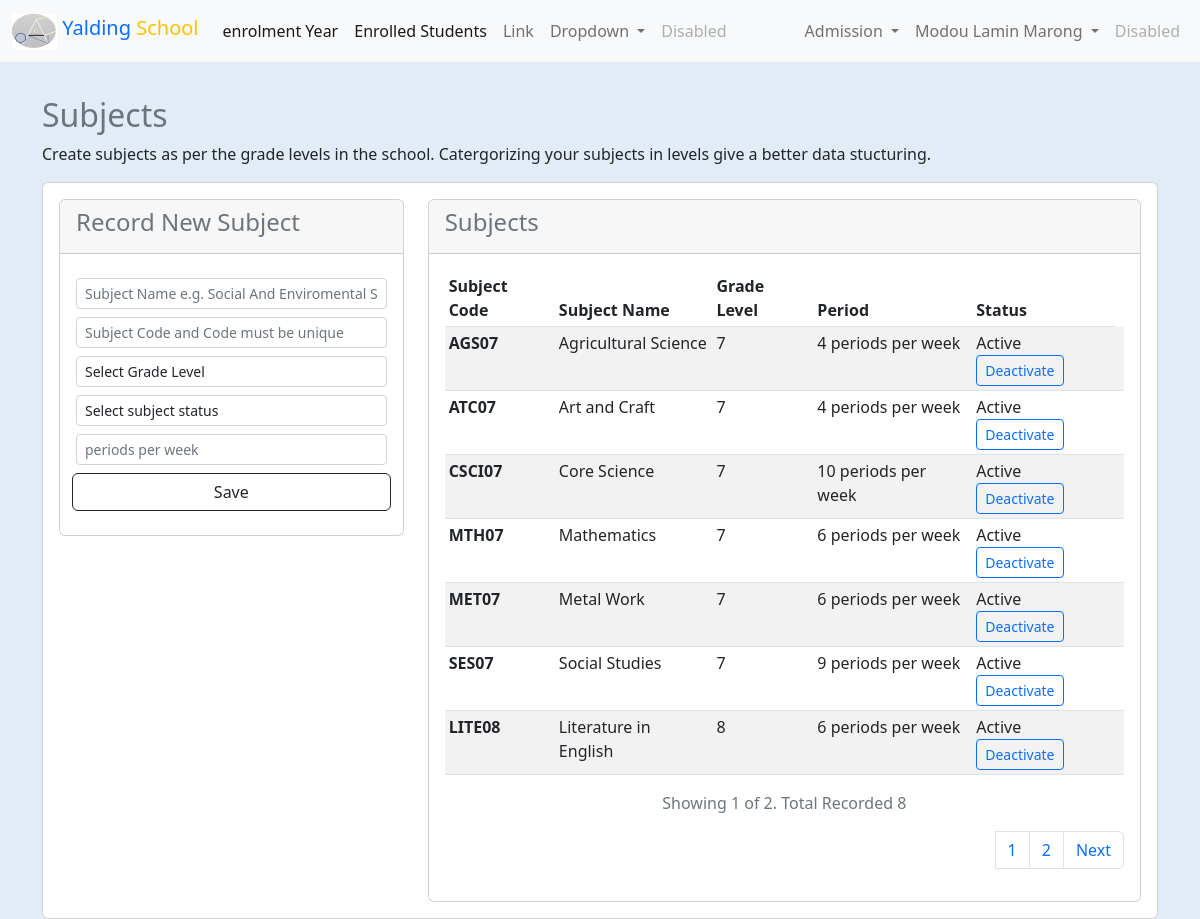
The app's page /app/users/admin/school/subjects.php (signed in) with its own data.
### tables this page shows
CREATE TABLE `users` (
  `user_id` int(11) NOT NULL,
  `full_name` varchar(100) NOT NULL,
  `email` varchar(100) DEFAULT NULL,
  `user_name` varchar(150) NOT NULL,
  `password` varchar(200) NOT NULL,
  `user_role` varchar(75) DEFAULT NULL,
  `user_type` tinyint(4) NOT NULL DEFAULT 2,
  `gender` varchar(10) DEFAULT NULL,
  `tele` varchar(50) DEFAULT NULL,
  `mobile` varchar(50) DEFAULT NULL,
  `address` varchar(15) DEFAULT NULL,
  `join_date` timestamp NULL DEFAULT current_timestamp(),
  `last_login` timestamp NULL DEFAULT NULL,
  `change_password` tinyint(4) NOT NULL DEFAULT 0,
  `status` tinyint(4) NOT NULL DEFAULT 0,
  `permission` tinyint(4) NOT NULL DEFAULT 1,
  `deleted` tinyint(4) NOT NULL DEFAULT 0
);

CREATE TABLE `subjects` (
  `subj_id` int(11) NOT NULL,
  `subj_name` varchar(200) NOT NULL,
  `subj_code` varchar(100) NOT NULL,
  `subj_grade_level` tinyint(4) NOT NULL,
  `subj_status` tinyint(4) NOT NULL,
  `subj_period` varchar(50) NOT NULL,
  `inputted_by` varchar(100) NOT NULL,
  `inputted_at` datetime NOT NULL DEFAULT current_timestamp(),
  `updated_by` varchar(100) NOT NULL,
  `updated_at` timestamp NULL DEFAULT NULL
);

### core/init.php (called while the page is built, shortened)
<?php
$db = mysqli_connect(DB_HOST, DB_USER, DB_PASSWORD, DB);
if (isset($_SESSION['ADMIN_USER_SESSIONS'])) {
    $admin_id = $_SESSION['ADMIN_USER_SESSIONS'];
    $query = $db->query("SELECT * FROM `users` WHERE `user_id` = '{$admin_id}'");
    $user_data = mysqli_fetch_assoc($query);
    $fn = explode(' ', $user_data['full_name']);
    $user_data['first'] = $fn[0];
    $auth_user_role = $user_data['user_role'];
}
include(ROOT . DS . "core" . DS . "head.php");
require_once(ROOT . DS . "core" . DS . "func.php");

### core/func.php (called while the page is built, shortened)
<?php
function substrwords($text, $maxchar, $end = '...')
{
    if (strlen($text) > $maxchar || $text == '') {
        $words = preg_split('/\s/', $text);
        $output = '';
        $index      = 0;
        while (1) {
            $length = strlen($output) + strlen($words[$index]);
            if ($length > $maxchar) {
                break;
            } else {
                $output .= " " . $words[$index];
                ++$index;
            }
        }
        $output .= $end;
    } else {
        $output = $text;
    }
    return $output;
}

### app/users/admin/school/subjects.php (the view, shortened to what this page needs)
<?php
require_once $_SERVER['DOCUMENT_ROOT'] . './schoolapp/core/init.php';
include(ROOT . DS . "app" . DS . "components" . DS . "admin_nav.php");
$per_page_record = RECORD_TO_SHOW;
if (isset($_GET["page"])) {
    $page  = $_GET["page"];
} else {
    $page = 1;
}
$start_from = ($page - 1) * $per_page_record;
$subj_data = $db->query("SELECT * FROM `subjects` ORDER BY `subj_grade_level`, `subj_name` ASC LIMIT $start_from, $per_page_record");
?>
<br><br>
<div class="container-fluid mt-5">
    <div class="grid">
        <div class="col">
            <div class="container">
                <h2 class="text-secondary">Subjects</h2>
                <p>
                    Create subjects as per the grade levels in the school.
                    Catergorizing your subjects in levels give a better data stucturing.
                </p>
            </div>
        </div>
        <section>
            <div class="col">
                <div class="container">
                    <div class="card mt-2 p-3">
                    <div class="row">
                        <div class="col-md-4">
                            <div class="card">
                                <div class="card-header">
                                    <h4 class="text-secondary">Record New Subject</h4>
                                </div>
                                <div class="card-body">
                                    <form action="#" method="post">
                                        <div class="row">
                                        <div class="mt-2 col-md-12">
                                            <input type="text" name="sname" id="sname" placeholder="Subject Name e.g. Social And Enviromental Studies" class="form-control form-control-sm">
                                        </div>
                                        <div class="mt-2 col-md-12">
                                            <input type="text" name="scode" id="scode" placeholder="Subject Code and Code must be unique" class="form-control form-control-sm">
                                        </div>
                                        <div class="col-md-12 mt-2">
                                        <select name="grade-level" id="grade-level" class="form-control form-control-sm">
                                            <option value="">Select Grade Level</option>
                                        </select>
                                        </div>
                                        <div class="mt-2">
                                            <select name="is-active" id="is-active" class="form-control form-control-sm">
                                                <option value="">Select subject status</option>
                                            </select>
                                        </div>
                                        <div class="col-md-12 mt-2">
                                            <input type="number" name="period" min="1" id="period" class="form-control form-control-sm" placeholder="periods per week">
                                        </div>
                                        <div class="d-grid gap-2 p-2">
                                            <button name="submit_subject" class="btn btn-outline-dark" type="submit">Save</button>
                                        </div>
                                        </div>
                                    </form>
                                </div>
                            </div>
                        </div>
                        <div class="col-md-8">
                            <div class="card">
                                <div class="card-header">
                                    <h4 class="text-secondary">Subjects</h4>
                                </div>
                                <div class="card-body">
                                    <table class="table table-striped table-sm table-hover">
                                        <thead>
                                            <tr>
                                                <th scope="col">Subject Code</th>
                                                <th scope="col">Subject Name</th>
                                                <th scope="col">Grade Level</th>
                                                <th scope="col">Period</th>
                                                <th scope="col">Status</th>
                                            </tr>
                                        </thead>
                                        <tbody>
                                            <?php while($subj = mysqli_fetch_assoc($subj_data)):?>
                                            <tr>
                                                <th scope="row"><?=$subj['subj_code']?></th>
                                                <td scope="row"><?=substrwords($subj['subj_name'], 21)?></td>
                                                <td><?=$subj['subj_grade_level']?></td>
                                                <td><?=$subj['subj_period']?> periods per week</td>
                                                <td><?=(($subj['subj_status']) == 1) ? 'Active <a href="subjects.php?deact=' .$subj['subj_id'] .'" class="btn btn-sm btn-outline-primary">Deactivate</a>' : '<a href="subjects.php?act='. $subj['subj_id'] . '" class="btn btn-sm btn-outline-danger">Activate</a>' ?></td>
                                                <td></td>
                                            </tr>
                                            <?php endwhile;?>
                                        </tbody>
                                    </table>
                                    <?php
                                $enroll_stud_query = $db->query("SELECT COUNT(*) FROM `subjects` ORDER BY `subj_grade_level` ASC");
                                $row = mysqli_fetch_row($enroll_stud_query);
                                $total_records = $row[0];
                                $total_pages = ceil($total_records / $per_page_record);
                                ?>
                                <p class="text-secondary text-center">Showing <?= $page ?> of <?= $total_pages ?>. Total Recorded <?= $total_records ?></p>
                                <nav aria-label="Page navigation example p-2">
                                    <ul class="pagination justify-content-end">
                                        <?php for ($i = 1; $i <= $total_pages; $i++) : ?>
                                            <?php if ($i == $page) : ?>
                                                <li class="page-item"><a class="page-link" href="subjects.php?page=<?= $i ?>"><?= $i ?></a></li>
                                            <?php else : ?>
                                                <li class="page-item"><a class="page-link" href="subjects.php?page=<?= $i ?>"><?= $i ?></a></li>
                                            <?php endif; ?>
                                        <?php endfor; ?>
                                        <li class="page-item">
                                            <?php if ($page < $total_pages) : ?>
                                                <a class="page-link" href="subjects.php?page=<?= ($page + 1) ?>">Next</a>
                                            <?php endif; ?>
                                        </li>
                                    </ul>
                                </nav>
                                </div>
                            </div>
                        </div>
                    </div>
                    </div>
                </div>
            </div>
        </section>
    </div>
</div>

### core/head.php (shortened to what this page needs)
<!DOCTYPE html>
<html lang="en">
<head>
    <link rel="stylesheet" href="<?= PROOT ?>css/custom.min.css">
    <link rel="stylesheet" href="<?= PROOT ?>css/main.css">
</head>
<body>

### app/components/admin_nav.php (shortened to what this page needs)
<nav class="navbar navbar-expand-lg navbar-light bg-light fixed-top style="background-color: #e3f2fd;">
    <div class="container-fluid">
        <a class="navbar-brand" href="<?= ADMIN_DASHBOARD_URL ?>"><span class="text-primary">
                <img src="<?= PROOT ?>app/photos/afang_logo.png" alt="" width="45" height="35" class="d-inline-block align-text-top">
                Yalding</span> <span class="text-warning">School</span>
        </a>
        <div class="collapse navbar-collapse" id="navbarSupportedContent">
            <ul class="navbar-nav me-auto mb-2 mb-lg-0">
                <li class="nav-item">
                <a class="nav-link active" aria-current="page" href="<?=ENROLL_YEAR?>">enrolment Year</a>
                </li>
                <li class="nav-item">
                <a class="nav-link active" aria-current="page" href="<?=ADMIN_ENROLLED_STUDENTS?>">Enrolled Students</a>
                </li>
                <li class="nav-item">
                    <a class="nav-link" href="#">Link</a>
                </li>
                <li class="nav-item dropdown">
                    <a class="nav-link dropdown-toggle" href="#" id="navbarDropdown" role="button" data-bs-toggle="dropdown" aria-expanded="false">
                        Dropdown
                    </a>
                </li>
                <li class="nav-item">
                    <a class="nav-link disabled" href="#" tabindex="-1" aria-disabled="true">Disabled</a>
                </li>
            </ul>
            <ul class="navbar-nav d-flex">
                <?php if ($auth_user_role == ADMIN_USER) : ?>
                    <li class="nav-item dropdown">
                        <a class="nav-link dropdown-toggle" href="#" id="navbarDropdown" role="button" data-bs-toggle="dropdown" aria-expanded="false">
                            Admission
                        </a>
                    </li>
                <?php endif; ?>
                <?php if ($auth_user_role == ADMIN_USER) : ?>
                    <li class="nav-item dropdown">
                        <a class="nav-link dropdown-toggle" href="#" id="navbarDropdown" role="button" data-bs-toggle="dropdown" aria-expanded="false">
                            <?= $user_data['full_name'] ?>
                        </a>
                    </li>
                <?php endif; ?>
                <li class="nav-item">
                    <a class="nav-link disabled" href="#" tabindex="-1" aria-disabled="true">Disabled</a>
                </li>
            </ul>
        </div>
    </div>
</nav>

### css/main.css (style rules this page uses)
body { background-color: #e2ecf6; }

### records on screen
users: full_name "Modou Lamin Marong"
subjects: subj_code "AGS07", subj_name "Agricultural Science", subj_grade_level "7", subj_period "4"
subjects: subj_code "ATC07", subj_name "Art and Craft", subj_grade_level "7", subj_period "4"
subjects: subj_code "CSCI07", subj_name "Core Science", subj_grade_level "7", subj_period "10"
subjects: subj_code "MTH07", subj_name "Mathematics", subj_grade_level "7", subj_period "6"
subjects: subj_code "MET07", subj_name "Metal Work", subj_grade_level "7", subj_period "6"
subjects: subj_code "SES07", subj_name "Social Studies", subj_grade_level "7", subj_period "9"
subjects: subj_code "LITE08", subj_name "Literature in English", subj_grade_level "8", subj_period "6"

### other values on screen
$page "1"
$total_pages "2"
$total_records "8"
